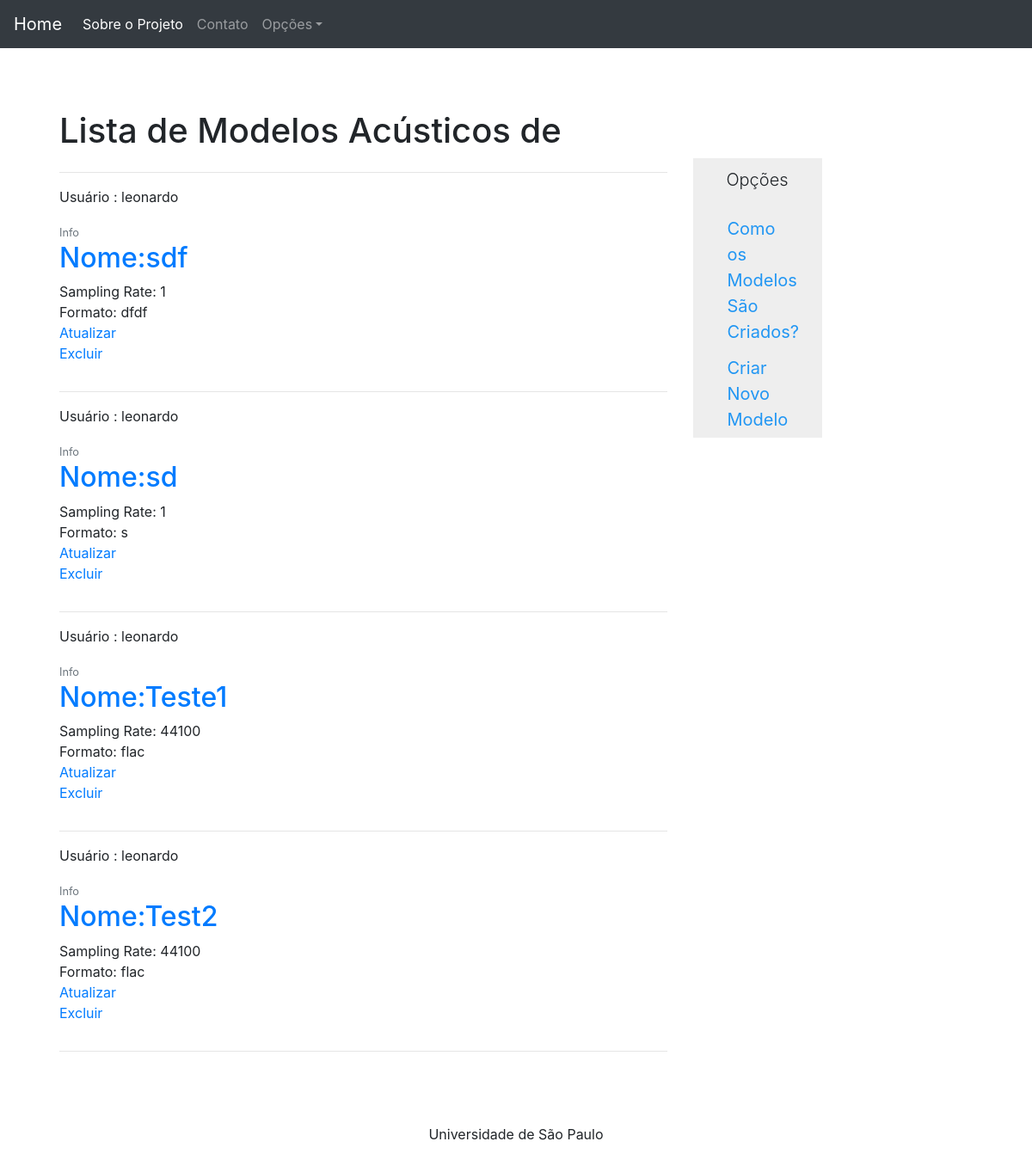
Before: /gmmodels/list/ with the older database file.
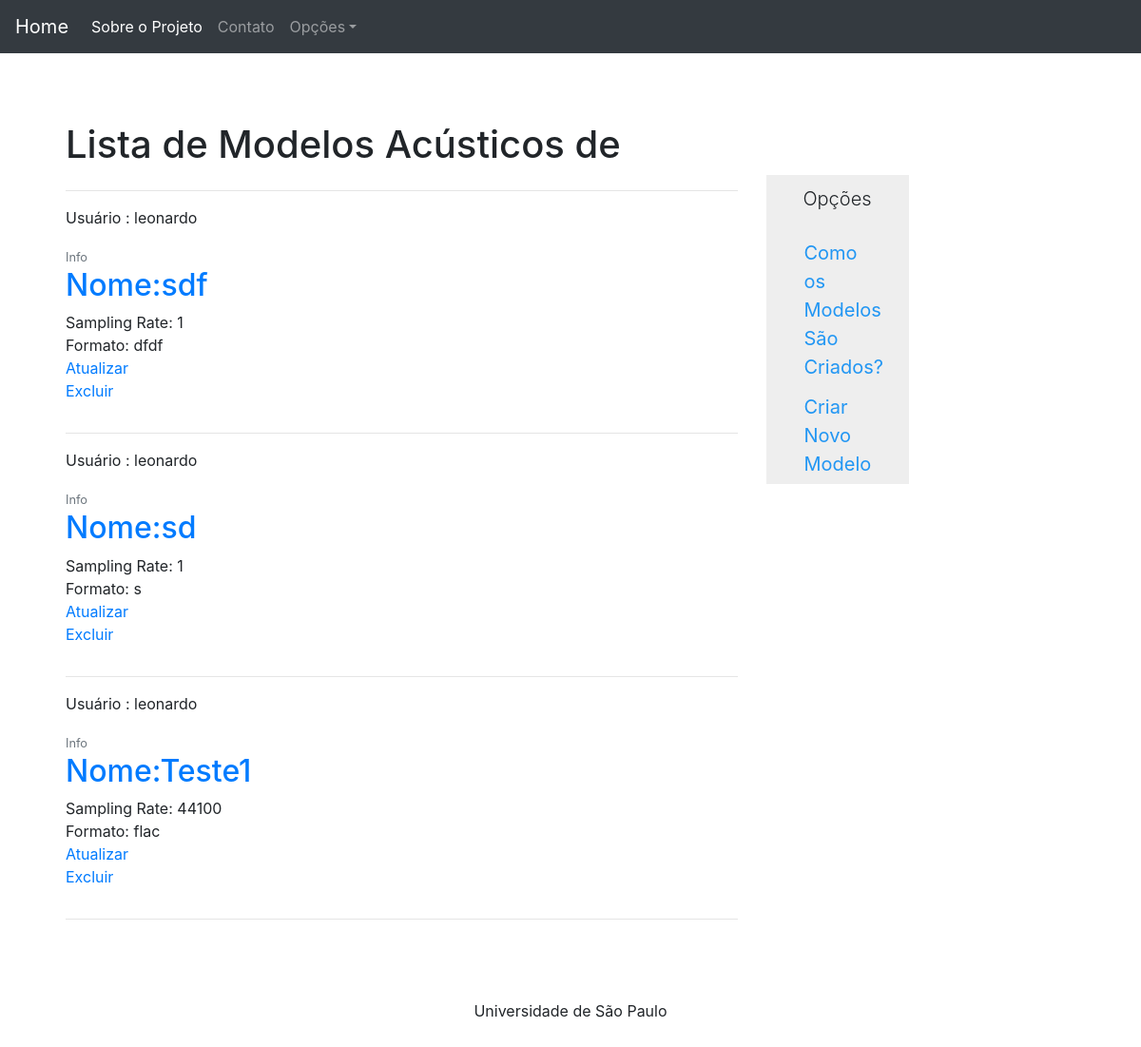
After: the same page with the newer database file.
### create_gmm/models.py (models this page shows, shortened)
class AcousticModel(models.Model):
    user = models.ForeignKey(User, on_delete=models.CASCADE)
    model_name = models.CharField(max_length=50)
    audio_data = models.FileField(null=True,upload_to=return_path)
    sampling_rate = models.IntegerField()
    audio_format = models.CharField(max_length=10)

### create_gmm/views.py (the view)
# urls.py: path('list/', views.ModelListView.as_view(), name="list-model"),
class ModelListView(ListView, LoginRequiredMixin, UserPassesTestMixin):
    model = AcousticModel
    template_name = 'create_gmm/modelsList.html'
    context_object_name = 'models'

### create_gmm/templates/create_gmm/modelsList.html (shortened to what this page needs)
{% extends 'create_gmm/template_app.html' %}
    {% block content%}
    <h1> Lista de Modelos Acústicos de {{request.user.username }}</h1>
    <div class="row">
          <div class="col-md-9">
            <div class="main">
                 {%for model in models%}
    <hr>
     <article class="media content-section">
         <div class="media-body">
            <div class="article-metadata">
              <p> Usuário : {{ model.user.username }}</p>
              <small class="text-muted">Info</small>
            </div>
            <h2><a class="article-title" href="{% url 'detail-model' model.id %}">Nome:{{model.model_name }}</a></h2>
            <p class="article-content">Sampling Rate: {{ model.sampling_rate }}
            <br> Formato: {{model.audio_format}}
            <br> <a href="{% url 'update-model' model.id%}">Atualizar</a>
            <br> <a href="{% url 'delete-model' model.id%}">Excluir</a>
            </p>
          </div>
    </article>
        {%endfor%}
             <hr>
            </div>
         </div>
         <div class="col-md-3">
    <div class="sidenav">
        <p class="lead"> Opções </p>
        <a  href="{% url 'about-model'%}">Como os Modelos São Criados?</a>
        <a href="{% url 'create-model'%}">Criar Novo Modelo</a>
    </div>
    </div>
  </div>
    {% endblock %}

Changed rows visible on the page:
removed AcousticModel: user.username "leonardo", model_name "Test2", sampling_rate "44100", audio_format "flac"
